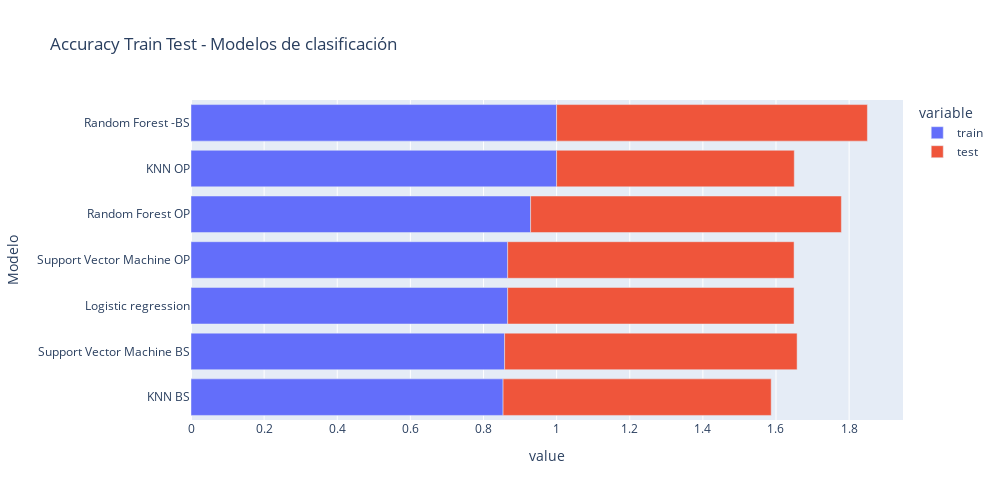

The cell this chart's notebook holds for it:
### Code cell
fig = px.bar(metricas.sort_values(by = 'train'), x=["train","test"], y='Modelo', orientation='h', height=500, width=1000,title="Accuracy Train Test - Modelos de clasificación",
            )  
fig.show()

### Figure 1 — Plotly figure (JSON) as saved in the notebook; plotly's stock layout.template omitted (floating-point values rounded to 4 significant figures)
{"data": [{"alignmentgroup": "True", "hovertemplate": "variable=train<br>value=%{x}<br>Modelo=%{y}<extra></extra>", "legendgroup": "train", "marker": {"color": "#636efa", "pattern": {"shape": ""}}, "name": "train", "offsetgroup": "train", "orientation": "h", "showlegend": true, "textposition": "auto", "type": "bar", "x": [0.8536, 0.8577, 0.8661, 0.8661, 0.9289, 1, 1], "xaxis": "x", "y": ["KNN BS", "Support Vector Machine BS", "Logistic regression", "Support Vector Machine OP", "Random Forest OP", "KNN OP", "Random Forest -BS"], "yaxis": "y"}, {"alignmentgroup": "True", "hovertemplate": "variable=test<br>value=%{x}<br>Modelo=%{y}<extra></extra>", "legendgroup": "test", "marker": {"color": "#EF553B", "pattern": {"shape": ""}}, "name": "test", "offsetgroup": "test", "orientation": "h", "showlegend": true, "textposition": "auto", "type": "bar", "x": [0.7333, 0.8, 0.7833, 0.7833, 0.85, 0.65, 0.85], "xaxis": "x", "y": ["KNN BS", "Support Vector Machine BS", "Logistic regression", "Support Vector Machine OP", "Random Forest OP", "KNN OP", "Random Forest -BS"], "yaxis": "y"}], "layout": {"barmode": "relative", "height": 500, "legend": {"title": {"text": "variable"}, "tracegroupgap": 0}, "title": {"text": "Accuracy Train Test - Modelos de clasificación"}, "width": 1000, "xaxis": {"anchor": "y", "domain": [0, 1], "title": {"text": "value"}}, "yaxis": {"anchor": "x", "domain": [0, 1], "title": {"text": "Modelo"}}}}
